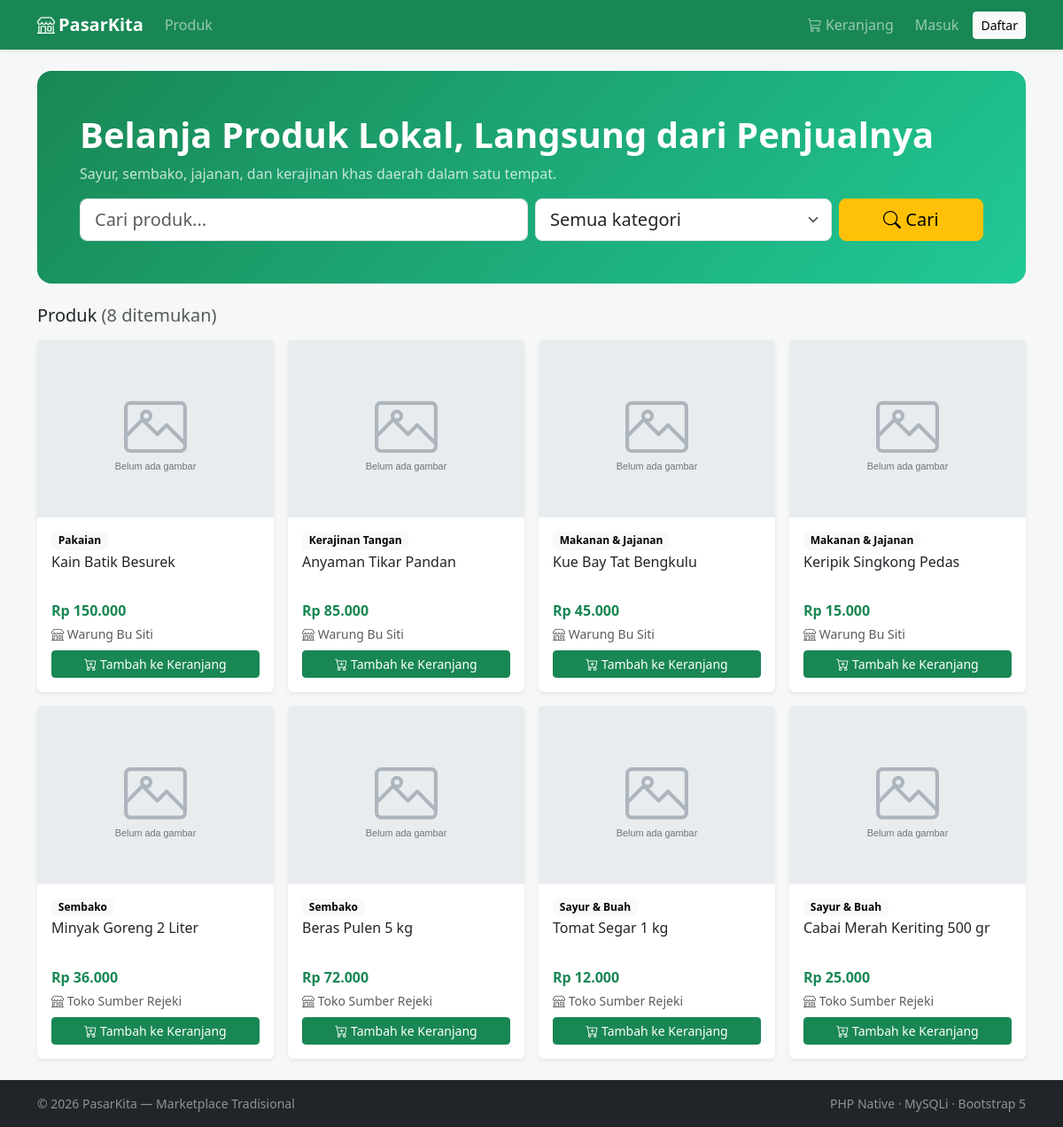
The page / on the database its author committed.
### tables this page shows
CREATE TABLE produk (
    id_produk   INT UNSIGNED NOT NULL AUTO_INCREMENT,
    id_penjual  INT UNSIGNED NOT NULL,
    id_kategori INT UNSIGNED NOT NULL,
    nama_produk VARCHAR(150) NOT NULL,
    deskripsi   TEXT         DEFAULT NULL,
    harga       DECIMAL(12,2) NOT NULL,
    stok        INT UNSIGNED NOT NULL DEFAULT 0,
    gambar      VARCHAR(255) DEFAULT NULL,
    created_at  TIMESTAMP    NOT NULL DEFAULT CURRENT_TIMESTAMP,
    PRIMARY KEY (id_produk),
    KEY idx_produk_penjual (id_penjual),
    KEY idx_produk_kategori (id_kategori),
    CONSTRAINT fk_produk_penjual  FOREIGN KEY (id_penjual)
        REFERENCES pengguna (id_pengguna) ON DELETE CASCADE ON UPDATE CASCADE,
    CONSTRAINT fk_produk_kategori FOREIGN KEY (id_kategori)
        REFERENCES kategori (id_kategori) ON DELETE RESTRICT ON UPDATE CASCADE
);

CREATE TABLE kategori (
    id_kategori   INT UNSIGNED NOT NULL AUTO_INCREMENT,
    nama_kategori VARCHAR(80)  NOT NULL,
    PRIMARY KEY (id_kategori),
    UNIQUE KEY uq_kategori_nama (nama_kategori)
);

CREATE TABLE pengguna (
    id_pengguna INT UNSIGNED NOT NULL AUTO_INCREMENT,
    nama        VARCHAR(100) NOT NULL,
    email       VARCHAR(150) NOT NULL,
    password    VARCHAR(255) NOT NULL,
    no_hp       VARCHAR(20)  DEFAULT NULL,
    alamat      TEXT         DEFAULT NULL,
    role        ENUM('penjual','pembeli') NOT NULL DEFAULT 'pembeli',
    created_at  TIMESTAMP    NOT NULL DEFAULT CURRENT_TIMESTAMP,
    PRIMARY KEY (id_pengguna),
    UNIQUE KEY uq_pengguna_email (email)
);

### includes/functions.php (called while the page is built, shortened)
<?php
function e($teks): string
{
    return htmlspecialchars((string) $teks, ENT_QUOTES, 'UTF-8');
}
function rupiah($angka): string
{
    return 'Rp ' . number_format((float) $angka, 0, ',', '.');
}
function url(string $path = ''): string
{
    return BASE_URL . '/' . ltrim($path, '/');
}
function is_login(): bool
{
    return !empty($_SESSION['user']);
}
function url_gambar(?string $nama): string
{
    return url('assets/img/placeholder.svg');
}

### index.php (the view, shortened to what this page needs)
<?php
require_once __DIR__ . '/config/koneksi.php';
require_once __DIR__ . '/includes/functions.php';
$cari     = trim($_GET['q'] ?? '');
$halaman  = max(1, (int) ($_GET['hal'] ?? 1));
$perHal   = 8;
$kondisi = [];
$tipe    = '';
$param   = [];
$where = $kondisi ? 'WHERE ' . implode(' AND ', $kondisi) : '';
$stmt = $db->prepare("SELECT COUNT(*) FROM produk p $where");
$stmt->execute();
$totalData = (int) $stmt->get_result()->fetch_row()[0];
$totalHal = max(1, (int) ceil($totalData / $perHal));
$halaman  = min($halaman, $totalHal);
$offset   = ($halaman - 1) * $perHal;
$sql = "SELECT p.id_produk, p.nama_produk, p.harga, p.stok, p.gambar,
               k.nama_kategori, u.nama AS nama_penjual
          FROM produk p
          JOIN kategori k ON k.id_kategori = p.id_kategori
          JOIN pengguna u ON u.id_pengguna = p.id_penjual
          $where
         ORDER BY p.created_at DESC, p.id_produk DESC
         LIMIT ? OFFSET ?";
$stmt = $db->prepare($sql);
$tipe2  = $tipe . 'ii';
$param2 = array_merge($param, [$perHal, $offset]);
$stmt->bind_param($tipe2, ...$param2);
$stmt->execute();
$produk = $stmt->get_result()->fetch_all(MYSQLI_ASSOC);
require __DIR__ . '/includes/header.php';
?>
<section class="hero p-4 p-md-5 mb-4">
    <h1 class="fw-bold mb-2">Belanja Produk Lokal, Langsung dari Penjualnya</h1>
    <p class="mb-3 opacity-75">Sayur, sembako, jajanan, dan kerajinan khas daerah dalam satu tempat.</p>
    <form class="row g-2" method="get" action="">
        <div class="col-12 col-md-6">
            <input type="search" name="q" value="<?= e($cari) ?>" class="form-control form-control-lg"
                   placeholder="Cari produk..." aria-label="Cari produk">
        </div>
        <div class="col-8 col-md-4">
            <select name="kategori" class="form-select form-select-lg" aria-label="Filter kategori">
                <option value="0">Semua kategori</option>
            </select>
        </div>
        <div class="col-4 col-md-2 d-grid">
            <button class="btn btn-warning btn-lg" type="submit"><i class="bi bi-search"></i> Cari</button>
        </div>
    </form>
</section>
<div class="d-flex justify-content-between align-items-center mb-3">
    <h2 class="h5 mb-0">Produk <span class="text-muted fw-normal">(<?= $totalData ?> ditemukan)</span></h2>
</div>
<?php if (!$produk): ?>
    <div class="alert alert-secondary">Produk tidak ditemukan. Coba kata kunci atau kategori lain.</div>
<?php else: ?>
    <div class="row row-cols-2 row-cols-md-3 row-cols-lg-4 g-3">
        <?php foreach ($produk as $p): ?>
            <div class="col">
                <div class="card card-produk h-100 shadow-sm">
                    <a href="<?= e(url('detail.php?id=' . (int) $p['id_produk'])) ?>">
                        <img src="<?= e(url_gambar($p['gambar'])) ?>" class="card-img-top img-produk"
                             alt="<?= e($p['nama_produk']) ?>" loading="lazy">
                    </a>
                    <div class="card-body d-flex flex-column">
                        <span class="badge text-bg-light align-self-start mb-1"><?= e($p['nama_kategori']) ?></span>
                        <h3 class="h6 nama-produk">
                            <a class="text-decoration-none text-dark"
                               href="<?= e(url('detail.php?id=' . (int) $p['id_produk'])) ?>"><?= e($p['nama_produk']) ?></a>
                        </h3>
                        <div class="harga mb-1"><?= e(rupiah($p['harga'])) ?></div>
                        <small class="text-muted mb-2"><i class="bi bi-shop"></i> <?= e($p['nama_penjual']) ?></small>
                        <div class="mt-auto">
                            <?php if ((int) $p['stok'] > 0): ?>
                                <form method="post" action="<?= e(url('cart.php')) ?>" class="d-grid">
                                    <button class="btn btn-success btn-sm" type="submit">
                                        <i class="bi bi-cart-plus"></i> Tambah ke Keranjang
                                    </button>
                                </form>
                            <?php else: ?>
                                <button class="btn btn-secondary btn-sm w-100" disabled>Stok habis</button>
                            <?php endif; ?>
                        </div>
                    </div>
                </div>
            </div>
        <?php endforeach; ?>
    </div>
<?php endif; ?>
<?php require __DIR__ . '/includes/footer.php'; ?>

### includes/header.php (shortened to what this page needs)
<!DOCTYPE html>
<html lang="id">
<head>
    <link href="https://cdn.jsdelivr.net/npm/bootstrap@5.3.3/dist/css/bootstrap.min.css" rel="stylesheet">
    <link href="https://cdn.jsdelivr.net/npm/bootstrap-icons@1.11.3/font/bootstrap-icons.min.css" rel="stylesheet">
    <link href="<?= e(url('assets/css/style.css')) ?>" rel="stylesheet">
</head>
<body class="d-flex flex-column min-vh-100">
<nav class="navbar navbar-expand-lg navbar-dark bg-success sticky-top shadow-sm">
    <div class="container">
        <a class="navbar-brand fw-bold" href="<?= e(url('index.php')) ?>">
            <i class="bi bi-shop me-1"></i><?= e(NAMA_TOKO) ?>
        </a>
        <div class="collapse navbar-collapse" id="menuUtama">
            <ul class="navbar-nav me-auto mb-2 mb-lg-0">
                <li class="nav-item"><a class="nav-link" href="<?= e(url('index.php')) ?>">Produk</a></li>
            </ul>
            <ul class="navbar-nav align-items-lg-center gap-lg-2">
                <li class="nav-item">
                    <a class="nav-link" href="<?= e(url('cart.php')) ?>">
                        <i class="bi bi-cart3"></i> Keranjang
                    </a>
                </li>
                <?php if (is_login()): ?>
                    <li class="nav-item">
                        <span class="navbar-text text-white-50 small">
                            <i class="bi bi-person-circle"></i> <?= e(user()['nama']) ?> (<?= e(user()['role']) ?>)
                        </span>
                    </li>
                    <li class="nav-item"><a class="nav-link" href="<?= e(url('logout.php')) ?>">Keluar</a></li>
                <?php else: ?>
                    <li class="nav-item"><a class="nav-link" href="<?= e(url('login.php')) ?>">Masuk</a></li>
                    <li class="nav-item"><a class="btn btn-light btn-sm" href="<?= e(url('register.php')) ?>">Daftar</a></li>
                <?php endif; ?>
            </ul>
        </div>
    </div>
</nav>
<main class="container py-4 flex-grow-1">

### includes/footer.php (shortened to what this page needs)
</main>
<footer class="bg-dark text-white-50 py-3 mt-auto">
    <div class="container d-flex flex-column flex-md-row justify-content-between small">
        <span>&copy; <?= date('Y') ?> <?= e(NAMA_TOKO) ?> &mdash; Marketplace Tradisional</span>
        <span>PHP Native &middot; MySQLi &middot; Bootstrap 5</span>
    </div>
</footer>
</body>
</html>

### assets/css/style.css (style rules this page uses)
:root { --warna-utama: #198754; --warna-latar: #f6f8f7; }
body { background: var(--warna-latar); }
.hero { background: linear-gradient(135deg, #198754 0%, #20c997 100%); color: #fff; border-radius: 1rem; }
.card-produk { transition: transform .15s ease, box-shadow .15s ease; border: 0; }
.img-produk { aspect-ratio: 4 / 3; object-fit: cover; width: 100%; background: #e9ecef; }
.harga { color: var(--warna-utama); font-weight: 700; }
.nama-produk { display: -webkit-box; -webkit-line-clamp: 2; -webkit-box-orient: vertical; overflow: hidden; min-height: 2.8em; }

### rows shown on the page
produk: id_kategori.nama_kategori "Pakaian", nama_produk "Kain Batik Besurek", harga "Rp 150.000", id_penjual.nama "Warung Bu Siti"
produk: id_kategori.nama_kategori "Kerajinan Tangan", nama_produk "Anyaman Tikar Pandan", harga "Rp 85.000", id_penjual.nama "Warung Bu Siti"
produk: id_kategori.nama_kategori "Makanan & Jajanan", nama_produk "Kue Bay Tat Bengkulu", harga "Rp 45.000", id_penjual.nama "Warung Bu Siti"
produk: id_kategori.nama_kategori "Makanan & Jajanan", nama_produk "Keripik Singkong Pedas", harga "Rp 15.000", id_penjual.nama "Warung Bu Siti"
produk: id_kategori.nama_kategori "Sembako", nama_produk "Minyak Goreng 2 Liter", harga "Rp 36.000", id_penjual.nama "Toko Sumber Rejeki"
produk: id_kategori.nama_kategori "Sembako", nama_produk "Beras Pulen 5 kg", harga "Rp 72.000", id_penjual.nama "Toko Sumber Rejeki"
produk: id_kategori.nama_kategori "Sayur & Buah", nama_produk "Tomat Segar 1 kg", harga "Rp 12.000", id_penjual.nama "Toko Sumber Rejeki"
produk: id_kategori.nama_kategori "Sayur & Buah", nama_produk "Cabai Merah Keriting 500 gr", harga "Rp 25.000", id_penjual.nama "Toko Sumber Rejeki"

### other values the page prints
NAMA_TOKO "PasarKita"
$totalData "8"
